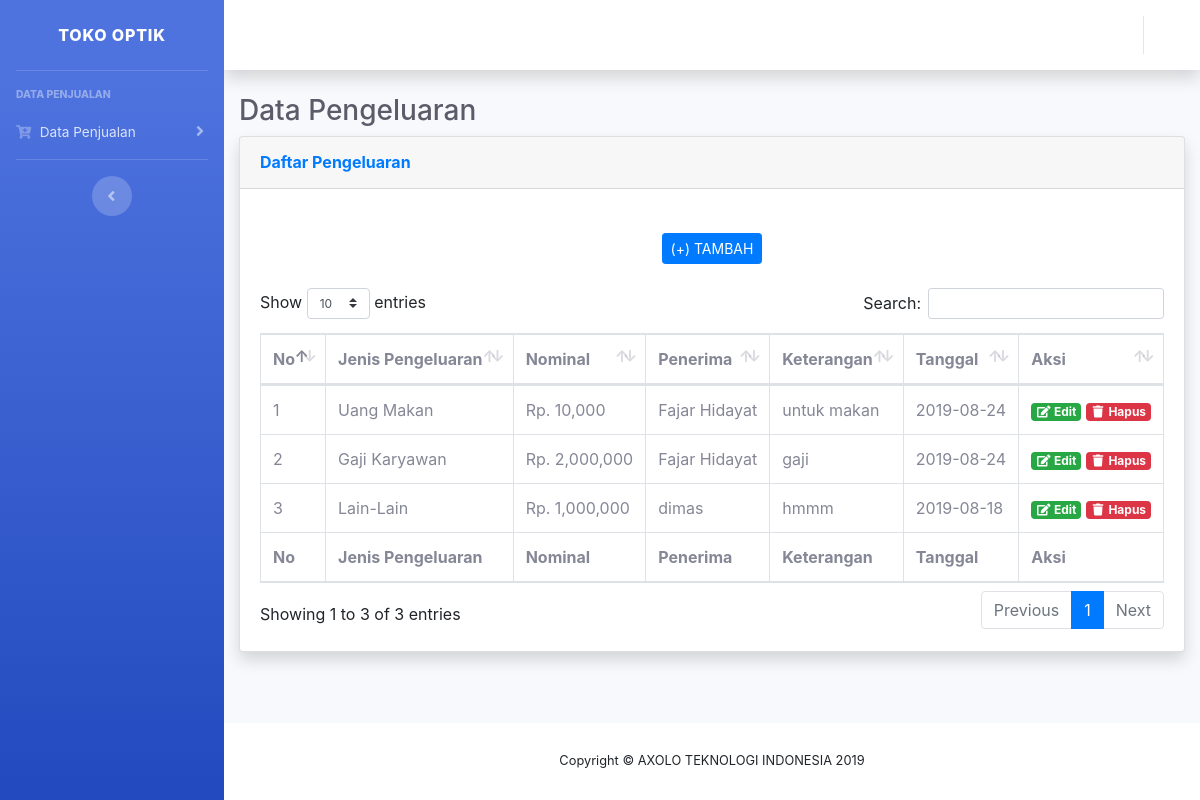
The page /index.php/pengeluaran on the database its author committed.
### tables this page shows
CREATE TABLE `tbl_setting` (
  `id` int(11) NOT NULL,
  `nama` varchar(100) NOT NULL,
  `fitur` varchar(300) NOT NULL,
  `cek_gambar` int(11) NOT NULL
);

CREATE TABLE `pengeluaran` (
  `id` int(11) NOT NULL,
  `jenis_pengeluaran` varchar(50) NOT NULL,
  `nominal` int(11) NOT NULL,
  `tanggal` date NOT NULL,
  `keterangan` varchar(100) NOT NULL,
  `penerima` varchar(100) NOT NULL
);

CREATE TABLE `karyawan` (
  `id` int(11) NOT NULL,
  `nama` varchar(200) NOT NULL,
  `tempat_lahir` varchar(50) NOT NULL,
  `tanggal_lahir` date NOT NULL,
  `alamat` text NOT NULL,
  `tanggal_masuk` date NOT NULL
);

### application/controllers/Pengeluaran.php (called while the page is built, shortened)
<?php
class Pengeluaran extends CI_Controller {
    function __construct(){
         $this->load->model('M_pengeluaran');
    }
    function index(){
        $data['title']="Data Pengeluaran Toko";
        $this->load->model('M_karyawan');
        $data['karyawan'] = $this->M_karyawan->tampil_karyawan();
        $data['data'] = $this->M_pengeluaran->tampilData();
        $data['jenis_pengeluaran'] = ['Listrik','Uang Makan','Gaji Karyawan','Lain-Lain'];
        $this->load->view('template/header',$data);
        $this->load->view('template/sidebar',$data);
        $this->load->view('template/topbar',$data);
        $this->load->view('pengeluaran/index',$data);
        $this->load->view('template/footer',$data);
    }
}

### index.php (called while the page is built, shortened)
<?php
require_once BASEPATH.'core/CodeIgniter.php';

### application/models/M_karyawan.php (called while the page is built, shortened)
<?php
class M_karyawan extends CI_Model
{
   public function tampil_karyawan()
   {
       return $this->db->get('karyawan');
   }
}

### application/models/M_pengeluaran.php (called while the page is built, shortened)
<?php
class M_pengeluaran extends CI_Model{
    function tampilData(){
        return $this->db->query("select a.id, a.jenis_pengeluaran, a.nominal, a.tanggal, a.keterangan, b.nama as nama_karyawan
                                        from pengeluaran a left join karyawan b on a.penerima=b.id order by a.id desc")->result_array();
    }
}

### application/views/pengeluaran/index.php (the view, shortened to what this page needs)
<div class="container-fluid">
<h1 class="h3 mb-2 text-gray-800">Data Pengeluaran</h1>
<div class="card shadow mb-4">
  <div class="card-header py-3">
    <h6 class="m-0 font-weight-bold text-primary">Daftar Pengeluaran</h6>
  </div>
  <br>
  <div class="card-body">
    <center>
      <button type="button" class="btn btn-primary btn-sm" data-toggle="modal" data-target="#add_pengeluaran">
        (+) TAMBAH
      </button>
    </center><br>
    <div class="table-responsive">
      <table class="table table-bordered" id="dataTable" width="100%" cellspacing="0">
        <thead>
          <tr>
            <th>No</th>
            <th>Jenis Pengeluaran</th>
            <th>Nominal</th>
            <th>Penerima</th>
            <th>Keterangan</th>
            <th>Tanggal</th>
            <th>Aksi</th>
          </tr>
        </thead>
        <tfoot>
          <tr>
            <th>No</th>
            <th>Jenis Pengeluaran</th>
            <th>Nominal</th>
            <th>Penerima</th>
            <th>Keterangan</th>
            <th>Tanggal</th>
            <th>Aksi</th>
          </tr>
        </tfoot>
        <tbody>
        <?php $no=1; foreach($data as $p){ ?>
          <tr>
            <td><?= $no++; ?></td>
            <td><?= $p['jenis_pengeluaran']; ?></td>
            <td>Rp. <?= number_format($p['nominal']); ?></td>
            <td><?= $p['nama_karyawan']; ?></td>
            <td><?= $p['keterangan']; ?></td>
            <td><?= $p['tanggal']; ?></td>
            <td class="text-center">
              <a class="badge badge-success" href="#modal-edit<?= $p['id']; ?>" data-toggle="modal" title="Edit"><span class="fas fa-fw fa-edit"></span> Edit</a>
              <a class="badge badge-danger" href="#modal-hapus<?= $p['id']; ?>" data-toggle="modal" title="Hapus"><span class="fas fa-fw fa-trash"></span> Hapus</a>
           </td>
          </tr>
        <?php } ?>
        </tbody>
      </table>
    </div>
  </div>
</div>
</div>
</div>

### application/views/template/sidebar.php (shortened to what this page needs)
<ul class="navbar-nav bg-gradient-primary sidebar sidebar-dark accordion" id="accordionSidebar">
  <a class="sidebar-brand d-flex align-items-center justify-content-center" href="index.html">
      <?php
          $data1 = $this->db->query("select * from tbl_setting where id=2")->row_array();
      ?>
    <div class="sidebar-brand-text mx-3"><?= $data1['fitur']; ?></div>
  </a>
  <hr class="sidebar-divider">
  <div class="sidebar-heading">
    Data Penjualan
  </div>
  <li class="nav-item">
    <a class="nav-link collapsed" href="#" data-toggle="collapse" data-target="#collapseTwo3" aria-expanded="true" aria-controls="collapseTwo">
      <i class="fas fa-cart-plus"></i>
      <span>Data Penjualan</span>
    </a>
  </li>
  <hr class="sidebar-divider d-none d-md-block">
  <div class="text-center d-none d-md-inline">
    <button class="rounded-circle border-0" id="sidebarToggle"></button>
  </div>
</ul>

### application/views/template/footer.php (shortened to what this page needs)
<footer class="sticky-footer bg-white">
        <div class="container my-auto">
          <div class="copyright text-center my-auto">
          <?php
              $data1 = $this->db->query("select * from tbl_setting where id=1")->row_array();
          ?>
            <span>Copyright &copy; <?= $data1['fitur']; ?> </span>
          </div>
        </div>
      </footer>
    </div>
  </div>
</body>
</html>

### rows shown on the page
tbl_setting: fitur "TOKO OPTIK"
pengeluaran: jenis_pengeluaran "Uang Makan", nominal "10,000", karyawan.nama "Fajar Hidayat", keterangan "untuk makan", tanggal "2019-08-24"
pengeluaran: jenis_pengeluaran "Gaji Karyawan", nominal "2,000,000", karyawan.nama "Fajar Hidayat", keterangan "gaji", tanggal "2019-08-24"
pengeluaran: jenis_pengeluaran "Lain-Lain", nominal "1,000,000", karyawan.nama "dimas", keterangan "hmmm", tanggal "2019-08-18"
tbl_setting: fitur "AXOLO TEKNOLOGI INDONESIA 2019"
